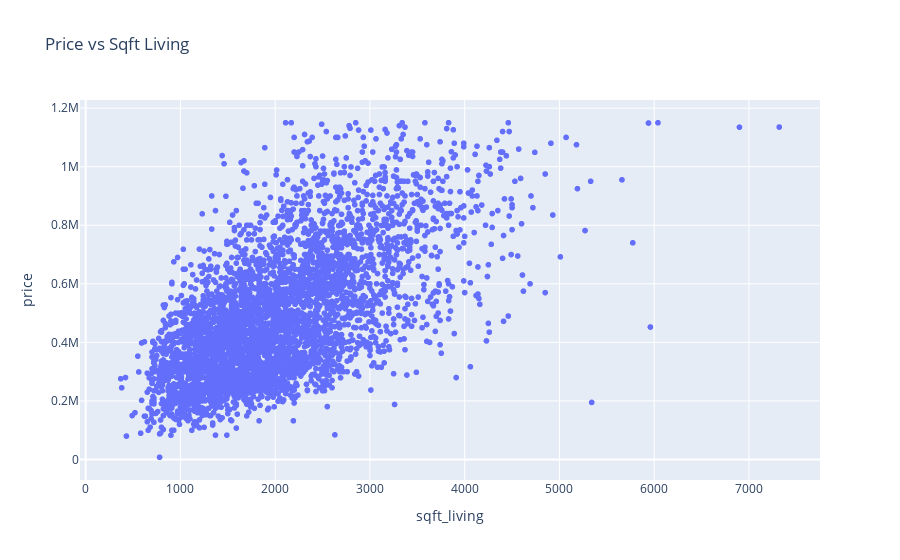

Source (notebook cell):
### Code cell
fig = px.scatter(df3, x='sqft_living', y='price', title='Price vs Sqft Living')
fig.show()

### Figure 1 — Plotly figure (JSON) as saved in the notebook; plotly's stock layout.template omitted (floating-point values rounded to 4 significant figures; data arrays with more than 128 entries replaced by an {"elided": "..."} marker saying what was removed)
{"data": [{"hovertemplate": "sqft_living=%{x}<br>price=%{y}<extra></extra>", "legendgroup": "", "marker": {"color": "#636efa", "symbol": "circle"}, "mode": "markers", "name": "", "showlegend": false, "type": "scattergl", "x": {"elided": "4311 int values"}, "xaxis": "x", "y": {"elided": "4311 float values"}, "yaxis": "y"}], "layout": {"legend": {"tracegroupgap": 0}, "title": {"text": "Price vs Sqft Living"}, "xaxis": {"anchor": "y", "domain": [0, 1], "title": {"text": "sqft_living"}}, "yaxis": {"anchor": "x", "domain": [0, 1], "title": {"text": "price"}}}}
